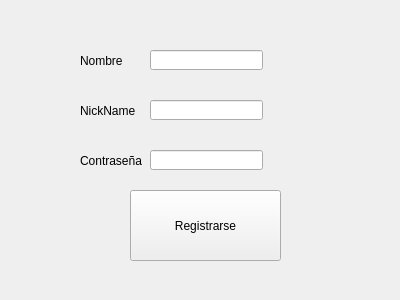
<?xml version="1.0" encoding="UTF-8"?>
<ui version="4.0">
 <class>registro</class>
 <widget class="QWidget" name="registro">
  <property name="windowModality">
   <enum>Qt::ApplicationModal</enum>
  </property>
  <property name="geometry">
   <rect>
    <x>0</x>
    <y>0</y>
    <width>400</width>
    <height>300</height>
   </rect>
  </property>
  <property name="windowTitle">
   <string>Registro</string>
  </property>
  <property name="windowIcon">
   <iconset resource="gif.qrc">
    <normaloff>:/Images/icono.png</normaloff>:/Images/icono.png</iconset>
  </property>
  <widget class="QPushButton" name="pushButton">
   <property name="geometry">
    <rect>
     <x>130</x>
     <y>190</y>
     <width>151</width>
     <height>71</height>
    </rect>
   </property>
   <property name="text">
    <string>Registrarse</string>
   </property>
  </widget>
  <widget class="QLabel" name="label">
   <property name="geometry">
    <rect>
     <x>80</x>
     <y>40</y>
     <width>61</width>
     <height>41</height>
    </rect>
   </property>
   <property name="text">
    <string>Nombre</string>
   </property>
  </widget>
  <widget class="QLabel" name="label_2">
   <property name="geometry">
    <rect>
     <x>80</x>
     <y>90</y>
     <width>61</width>
     <height>41</height>
    </rect>
   </property>
   <property name="text">
    <string>NickName</string>
   </property>
  </widget>
  <widget class="QLabel" name="label_3">
   <property name="geometry">
    <rect>
     <x>80</x>
     <y>140</y>
     <width>81</width>
     <height>41</height>
    </rect>
   </property>
   <property name="text">
    <string>Contraseña</string>
   </property>
  </widget>
  <widget class="QLineEdit" name="Usuario">
   <property name="geometry">
    <rect>
     <x>150</x>
     <y>50</y>
     <width>113</width>
     <height>20</height>
    </rect>
   </property>
  </widget>
  <widget class="QLineEdit" name="Nick">
   <property name="geometry">
    <rect>
     <x>150</x>
     <y>100</y>
     <width>113</width>
     <height>20</height>
    </rect>
   </property>
  </widget>
  <widget class="QLineEdit" name="Contra">
   <property name="geometry">
    <rect>
     <x>150</x>
     <y>150</y>
     <width>113</width>
     <height>20</height>
    </rect>
   </property>
   <property name="echoMode">
    <enum>QLineEdit::Password</enum>
   </property>
  </widget>
 </widget>
 <resources>
  <include location="gif.qrc"/>
 </resources>
 <connections/>
</ui>
